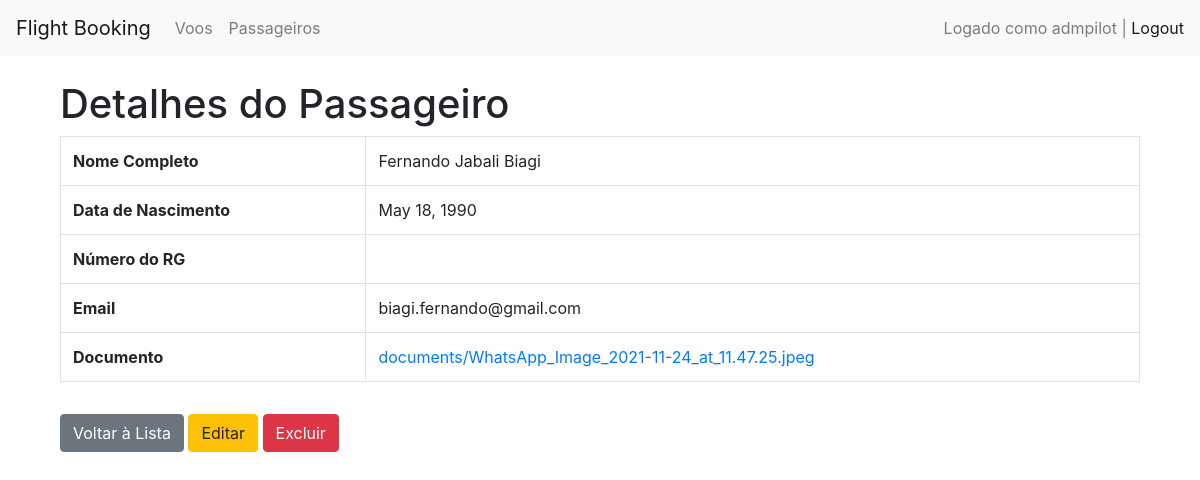
Page /passengers/1/detail/ (signed in) on the committed database.
### passengers/models.py (models this page shows, shortened)
class Passenger(models.Model):
    full_name = models.CharField(max_length=255)
    birth_date = models.DateField()
    rg = models.CharField(max_length=20)
    email = models.EmailField()
    telefone = models.CharField(max_length=15, blank=True, null=True)
    document = models.FileField(upload_to='documents/', blank=True, null=True)  # Campo adicionado

### passengers/views.py (the view)
# urls.py: path('<int:id>/detail/', views.passenger_detail, name='passenger_detail'),
@login_required
def passenger_detail(request, id):
    passenger = get_object_or_404(Passenger, id=id)
    return render(request, 'passengers/passenger_detail.html', {'passenger': passenger})

### passengers/templates/passengers/passenger_detail.html
{% extends 'base.html' %}
{% block content %}
<div class="container mt-4">
    <h1>Detalhes do Passageiro</h1>
    <table class="table table-bordered">
        <tr>
            <th>Nome Completo</th>
            <td>{{ passenger.full_name }}</td>
        </tr>
        <tr>
            <th>Data de Nascimento</th>
            <td>{{ passenger.birth_date }}</td>
        </tr>
        <tr>
            <th>Número do RG</th>
            <td>{{ passenger.rg_number }}</td>
        </tr>
        <tr>
            <th>Email</th>
            <td>{{ passenger.email }}</td>
        </tr>
        <tr>
            <th>Documento</th>
            <td><a href="{{ passenger.document.url }}" download>{{ passenger.document.name }}</a></td>
        </tr>
    </table>
    <a href="{% url 'passenger_list' %}" class="btn btn-secondary mt-3">Voltar à Lista</a>
    <a href="{% url 'passenger_update' passenger.id %}" class="btn btn-warning mt-3">Editar</a>
    <a href="{% url 'passenger_delete' passenger.id %}" class="btn btn-danger mt-3">Excluir</a>
</div>
{% endblock %}

### setup/templates/base.html (shortened to what this page needs)
<!DOCTYPE html>
<html lang="en">
<head>
    <link rel="stylesheet" href="https://stackpath.bootstrapcdn.com/bootstrap/4.5.2/css/bootstrap.min.css">
</head>
<body>
    <nav class="navbar navbar-expand-lg navbar-light bg-light">
        <a class="navbar-brand" href="#">Flight Booking</a>
        <div class="collapse navbar-collapse">
            <ul class="navbar-nav mr-auto">
                <li class="nav-item">
                    <a class="nav-link" href="{% url 'flight_list' %}">Voos</a>
                </li>
                <li class="nav-item">
                    <a class="nav-link" href="{% url 'passenger_list' %}">Passageiros</a>
                </li>
            </ul>
            {% if user.is_authenticated %}
            <span class="navbar-text">
                Logado como {{ user.username }} | <a href="{% url 'logout' %}">Logout</a>
            </span>
            {% else %}
            <a href="{% url 'login' %}" class="btn btn-outline-success">Login</a>
            {% endif %}
        </div>
    </nav>
    <div class="container mt-4">
        {% block content %}
        {% endblock %}
    </div>
</body>
</html>

### rows in the picture
Passenger: full_name "Fernando Jabali Biagi", birth_date "May 18, 1990", email "biagi.fernando@gmail.com", document.name "documents/WhatsApp_Image_2021-11-24_at_11.47.25.jpeg"

### other values in the picture
{{ user.username }} "admpilot"
